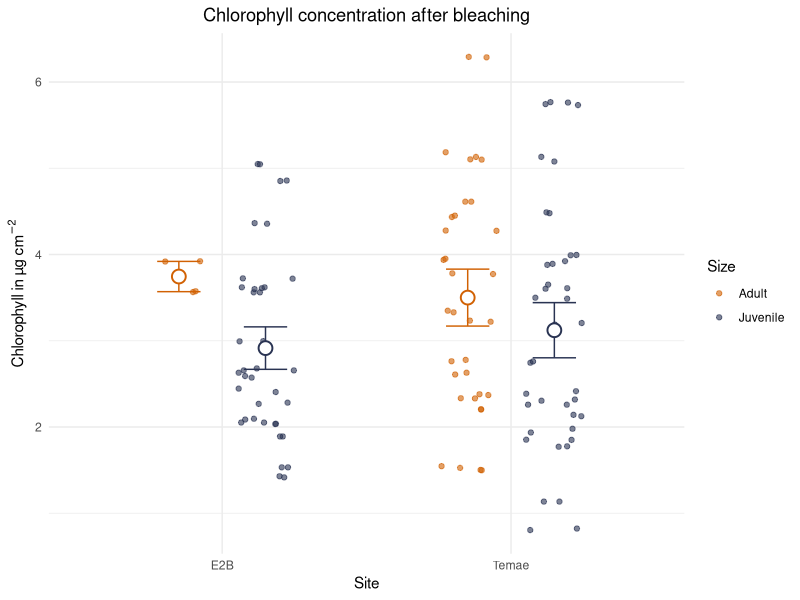
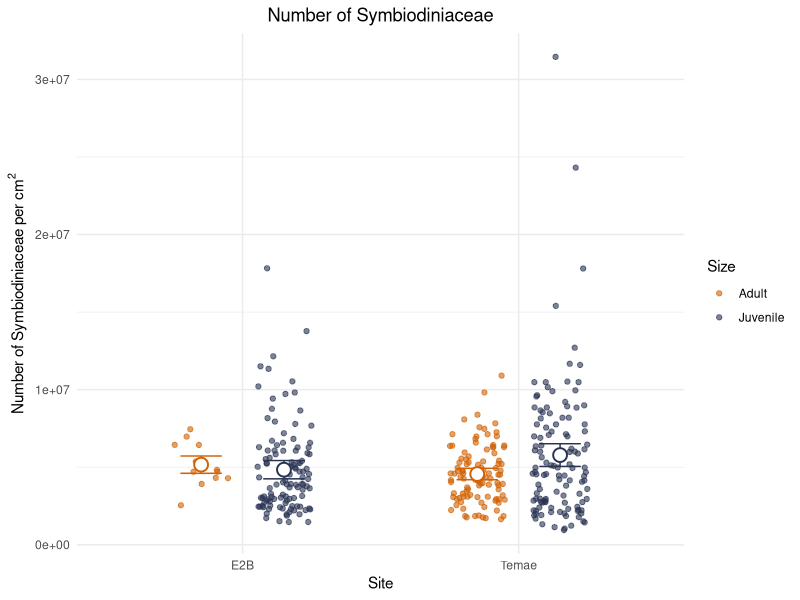

The R source for these figures, in order:
## ---- chunk 1
library(here)
library(tidyverse)
## ---- chunk 2
dat_chl_after <-read.csv(here("data/dat_chl_after.csv"))

dat_counts_after <- read.csv(here("data/dat_counts_after.csv"))
## ---- chunk 3
dat_chl_afterS <- dat_chl_after %>% 
  group_by(site, size, sample_id) %>% 
  summarise(mean_chl_tot_per_cm2_colony = mean(chl_tot_per_cm2)) %>% 
  group_by(site, size) %>% 
  summarise(mean_chl_tot_per_cm2 = mean(mean_chl_tot_per_cm2_colony),
            n = n(),
            sd = sd(mean_chl_tot_per_cm2_colony),
            se = sd / sqrt(n)
  )
## ---- chunk 4
dat_counts_afterS <- dat_counts_after %>% 
   group_by(site, size, sample_id) %>% 
   summarise(mean_count_per_cm2_colony = mean(count_per_cm2)) %>% 
  group_by(site, size) %>%    summarise(mean_count_per_cm2 = mean(mean_count_per_cm2_colony),
           n = n(),
           sd = sd(mean_count_per_cm2_colony),
           se = sd / sqrt(n)
)
## ---- chunk 5

col_size <- c("Adult" = "#D16103",
              "Juvenile" = "#293352")

dat_chl_after %>% 
  ggplot(aes(x = site, col = size,))+
  geom_point(aes( y = chl_tot_per_cm2), 
             position = position_jitterdodge(jitter.width = .2, 
                                             dodge.width = .6),
             alpha = .6)+
  geom_errorbar(data = dat_chl_afterS, 
                aes(x = site,
                    ymin = mean_chl_tot_per_cm2 - se,
                    ymax = mean_chl_tot_per_cm2 + se),
                position = position_dodge(width = .6),
                width = .3,
                show.legend = F)+
  geom_point(data = dat_chl_afterS, 
             aes(x = site, 
                 y = mean_chl_tot_per_cm2), 
             size = 4,
             position = position_dodge(width = .6), 
             shape = 21, 
             fill = "white", 
             stroke = 1, 
             show.legend = F)+
  labs(x = "Site", 
       y = expression("Chlorophyll in µg"~cm^-2), 
       title = "Chlorophyll concentration after bleaching")+
  scale_colour_manual(values = col_size, name = "Size")+
  theme_minimal()+
  theme(plot.title = element_text(hjust = 0.5))

## ---- chunk 6
dat_counts_afterS <- dat_counts_after %>% 
   group_by(site, size, sample_id) %>% 
   summarise(mean_count_per_cm2_colony = mean(count_per_cm2)) %>% 
  group_by(site, size) %>%    summarise(mean_count_per_cm2 = mean(mean_count_per_cm2_colony),
           n = n(),
           sd = sd(mean_count_per_cm2_colony),
           se = sd / sqrt(n)
)
## ---- chunk 7

col_size <- c("Adult" = "#D16103",
              "Juvenile" = "#293352")

dat_counts_after %>% 
  ggplot(aes(x = site, col = size,))+
  geom_point(aes( y = count_per_cm2), 
             position = position_jitterdodge(jitter.width = .2, 
                                             dodge.width = .6),
             alpha = .6)+
  geom_errorbar(data = dat_counts_afterS, 
                aes(x = site,
                  ymin = mean_count_per_cm2 - se,
                  ymax = mean_count_per_cm2 + se),
                position = position_dodge(width = .6),
                width = .3,
                show.legend = F)+
  geom_point(data = dat_counts_afterS, 
             aes(x = site, 
                 y = mean_count_per_cm2), 
             size = 4,
             position = position_dodge(width = .6), 
             shape = 21, 
             fill = "white", 
             stroke = 1, 
             show.legend = F)+
  labs(x = "Site", 
       y = expression("Number of Symbiodiniaceae per"~cm^2), 
       title = "Number of Symbiodiniaceae")+
  scale_colour_manual(values = col_size, name = "Size")+
  theme_minimal()+
  theme(plot.title = element_text(hjust = 0.5))

